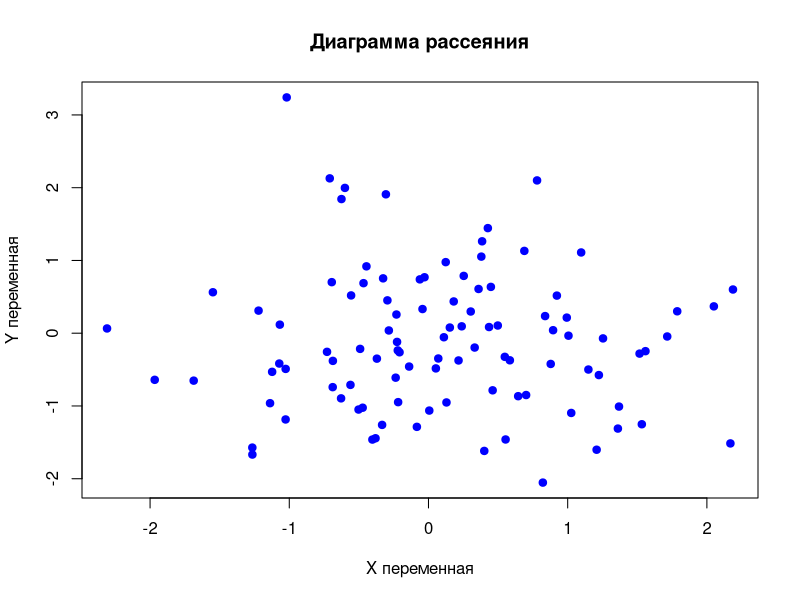
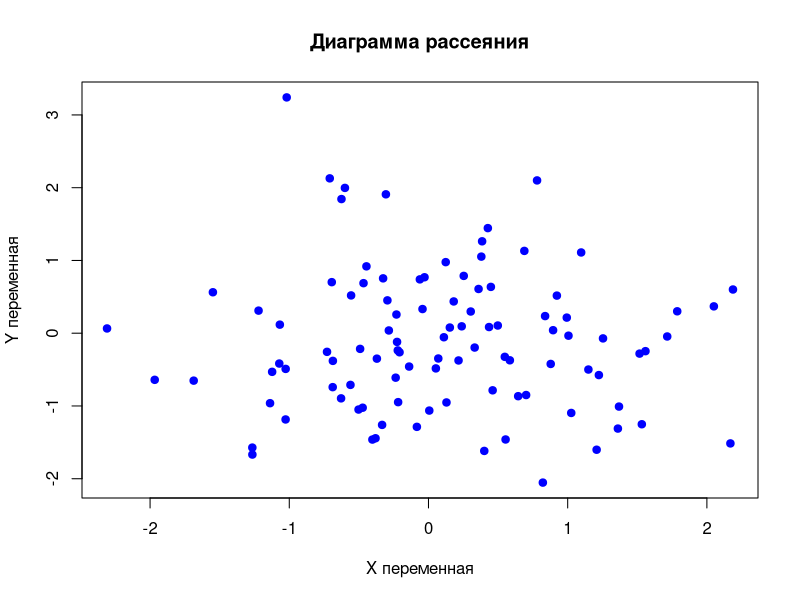

Generate these figures, in order, with R:
# Создание диаграммы рассеяния и сохранение в файл со случайным именем

# Генерация случайных данных
set.seed(123)  # для воспроизводимости
x <- rnorm(100)
y <- rnorm(100)

# Создание графика рассеяния
plot(x, y, 
     main = "Диаграмма рассеяния", 
     xlab = "X переменная", 
     ylab = "Y переменная",
     pch = 19,  # тип точки
     col = "blue")  # цвет точек

# Генерация случайного имени файла
random_name <- paste0("scatter_plot_", sample(1000:9999, 1), ".png")

# Сохранение графика в файл
png(random_name, width = 800, height = 600)
plot(x, y, 
     main = "Диаграмма рассеяния", 
     xlab = "X переменная", 
     ylab = "Y переменная",
     pch = 19, 
     col = "blue")
dev.off()

cat("График сохранен в файл:", random_name, "\n")
